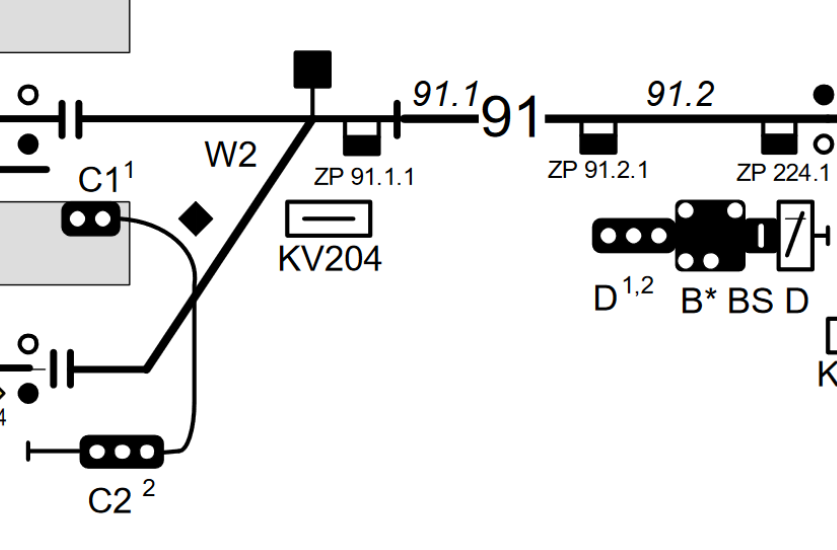
#> input picture code/recognition/example-network-topology-2.png, 837 x 550 px
$ python network-topology-recognition.py
#> lines starting #> are read from the running program, lines starting #| are printed output that depends on the picture; after the words box and inside, x2 and y2 are one past the last pixel; in counts of white or black regions, pixels touching at a corner belong together
import cv2
import numpy

class GraphEntity():
  def __init__(self, type, uuid, x, y, width, height, element, name, parents):
    self.type = type
    self.uuid = uuid
    self.x = x
    self.y = y
    self.width = width
    self.height = height
    self.element = element
    self.name = name
    self.parents = parents

  def to_json_str():
    json_str = ''
    json_str += '{'
    json_str += '"type": ' + type + ','
    json_str += '"uuid": ' + uuid + ','
    json_str += '"origin_x": ' + x + ','
    json_str += '"origin_y": ' + y + ','
    json_str += '"width": ' + width + ','
    json_str += '"height": ' + height + ','
    json_str += '"element": ' + element + ','
    json_str += '"name": ' + name + ','
    json_str += '"parents": ' + parents + ','
    json_str += '}'

# TODO(amartabakovic): Inteface with the rest of the system
def mock():
  img_path = 'example-network-topology-2.png'

  objects = [[ 48.6001,  97.3796,  96.5179, 143.4916],
        [ 45.8036, 339.0088,  90.1675, 399.4269],
        [ 10.9968, 427.6397, 191.3152, 467.7309],
        [754.6960, 110.9679, 803.4858, 161.2734],
        [475.6418,  91.7320, 545.5679, 141.8133],
        [282.3315,  38.0931, 339.3317, 128.1587],
        [327.5374, 107.3355, 390.5792, 164.9739],
        [567.1105, 114.8102, 633.4964, 162.0698]]
  """
  result = objects
  res_handler = ClassificationResultHandler()
  classified_objs = res_handler.generate_classified_objects(result)
  """
  nr = NetworkRecognizer(img_path, objects)
  nr.determine_network_topology()

class ClassifiedObject():
  def __self__(self, bb_coords, cls_id, cls_name, confidence):
    self.bb_coords = bb_coords
    self.cls_id = cls_id
    self.cls_name = cls_name
    self.confidence = confidence

class ClassificationResultHandler():
  def __self__(self):
    pass

  # TODO(amartabakovic)
  def generate_classified_objects(self, classification_results):
    for result in results:
      count = len(classification_result.boxes.cls)
      for i in range(0, count):
        pass

class NetworkRecognizer():
  def __init__(self, img_path, objects):
#> called with img_path = 'example-network-topology-2.png'
    self._img_path = img_path
    self._img = cv2.imread(cv2.samples.findFile(self._img_path))
#> self._img is the input picture: shape (550, 837, 3); mean B, G, R 231.6, 231.6, 231.6
    self._debug_img = self._img.copy()
    self._objects = objects

  def determine_network_topology(self):
    lines = self._get_lines()
    horizontal_lines = self._filter_horizontal_lines(lines)
    boundaries, common_points = self._determine_main_network_lines(horizontal_lines)

    self._draw_lines(horizontal_lines)

    start_x, start_y = self._find_start(boundaries, common_points['most_common_y'])
    self._traverse_network(start_x, start_y)

    self._render()

  def _traverse_network(self, start_x, start_y):
    curr_x, curr_y = start_x, start_y
    nodes, edges = [], []
    latest_node_id = -1
    height, width, _ = self._img.shape

    self._draw_object_bbs()

    while curr_x < width and curr_y < height:
      collided, node_id = self._check_collision(curr_x, curr_y)

      if collided:
        nodes.append(node_id)
        self._draw_node(curr_x, curr_y)

        if latest_node_id != -1:
          edges.append((latest_node_id, node_id))

        latest_node_id = node_id
        curr_x += self._objects[node_id][2] - self._objects[node_id][0]  # Move to end of current object
      else:
        curr_x += 1  # Increment x if no collision

    print("Nodes:", nodes)
    print("Edges:", edges)

  def _draw_node(self, x, y):
    cv2.circle(self._debug_img, (round(x), round(y)), 5, (0, 0, 255), 5)

  def _draw_object_bbs(self):
    for obj in self._objects:
      x1, y1, x2, y2 = map(round, obj)
      cv2.rectangle(self._debug_img, (x1, y1), (x2, y2), color=(255, 0, 0), thickness=2)

  def _draw_lines(self, lines):
    for line in lines:
      x1, y1, x2, y2 = line[0]
      cv2.line(self._debug_img, (x1, y1), (x2, y2), (0, 255, 0), 2)


  def _render(self, title="Render"):
    cv2.imshow(title, self._debug_img)
    cv2.waitKey(0)
    cv2.destroyAllWindows()

  def _check_collision(self, x, y):
    for i, (x1, y1, x2, y2) in enumerate(self._objects):
      if x1 <= x <= x2 and y1 <= y <= y2:
        return True, i
    return False, -1

  def _find_start(self, boundaries, most_common_y):
    _, width, _ = self._img.shape

    for x in range(width):
      if self._img[most_common_y, x, 0] <= 70:  # Dark line found
        self._draw_node(x, most_common_y)
        self._render(title="Starting Point")
        return x, most_common_y
    return 0, most_common_y

  def _get_lines(self):
    gray = cv2.cvtColor(self._img, cv2.COLOR_BGR2GRAY)
    edges = cv2.Canny(gray, 50, 100, apertureSize=3)
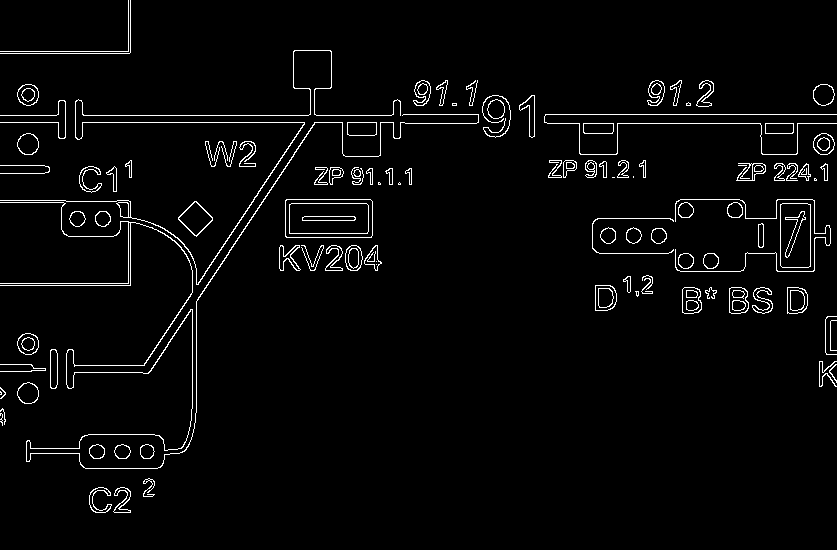
#> edges: shape (550, 837); 3% white in thin lines or dots
    lines = cv2.HoughLinesP(edges, 1, numpy.pi / 180, threshold=100, minLineLength=70, maxLineGap=10)
#> lines = 24 rows, first 6: [529, 114, 836, 114], [0, 115, 402, 115], [393, 123, 476, 123], [0, 122, 404, 122], [547, 123, 836, 123], [182, 306, 304, 124]
    return lines

  def _filter_horizontal_lines(self, lines, angle_threshold=5):
#> called with lines = array of shape (24, 1, 4), angle_threshold = 5
    horizontal_lines = [line for line in lines if abs(line[0][1] - line[0][3]) <= angle_threshold]
#> horizontal_lines = 16 items, first 6: [[529, 114, 836, 114]], [[0, 115, 402, 115]], [[393, 123, 476, 123]], [[0, 122, 404, 122]], [[547, 123, 836, 123]], [[286, 199, 370, 199]]
    return horizontal_lines

  def _determine_main_network_lines(self, lines):
    boundaries = {
      'min_x': float('inf'), 'max_x': float('-inf'),
      'min_y': float('inf'), 'max_y': float('-inf')
    }
    x_to_y_sum = {}
    y_to_x_sum = {}

    for line in lines:
      x1, y1, x2, y2 = line[0]

      boundaries['min_x'] = min(boundaries['min_x'], x1, x2)
      boundaries['min_y'] = min(boundaries['min_y'], y1, y2)
      boundaries['max_x'] = max(boundaries['max_x'], x1, x2)
      boundaries['max_y'] = max(boundaries['max_y'], y1, y2)

      x_to_y_sum[x1] = x_to_y_sum.get(x1, 0) + (y2 - y1)
      y_to_x_sum[y1] = y_to_x_sum.get(y1, 0) + (x2 - x1)
#> this loop made 16 passes
#> (x1, y1, x2, y2) on passes 1 to 12: (529, 114, 836, 114), (0, 115, 402, 115), (393, 123, 476, 123), (0, 122, 404, 122), (547, 123, 836, 123), (286, 199, 370, 199), (0, 285, 129, 285), (599, 253, 688, 253), (0, 53, 129, 53), (0, 51, 130, 51), (597, 218, 675, 218), (285, 233, 372, 233)
#> after the loop, boundaries = {'min_x': 0, 'max_x': 836, 'min_y': 51, 'max_y': 285}; x_to_y_sum = 9 items; y_to_x_sum = 15 items

    most_common_x = max(x_to_y_sum, key=x_to_y_sum.get, default=0)
#> most_common_x = 529
    most_common_y = max(y_to_x_sum, key=y_to_x_sum.get, default=0)
#> most_common_y = 122

    return boundaries, {'most_common_x': most_common_x, 'most_common_y': most_common_y}

mock()
#> in determine_network_topology, `boundaries, common_points = self._determine_main_network_lines(horizon..`: common_points = {'most_common_x': 529, 'most_common_y': 122}
#> the loop in _draw_lines, `for line in lines:` made 16 passes
#> after the loop in _draw_lines, `for line in lines:`:
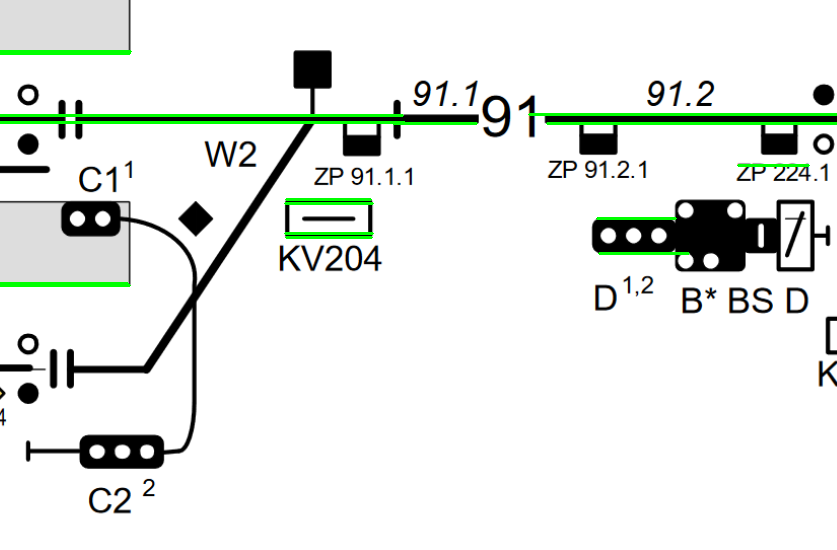
#> self._debug_img: shape (550, 837, 3); 1.64% of pixels changed, all inside (x1, y1, x2, y2) = (0, 50, 837, 287)
#> in determine_network_topology, `start_x, start_y = self._find_start(boundaries, common_points['most_co..`: start_x = 59; start_y = 122
#> in _traverse_network, `curr_x, curr_y = start_x, start_y`: curr_x = 59; curr_y = 122
#> after the loop in _draw_object_bbs, `for obj in self._objects:`:
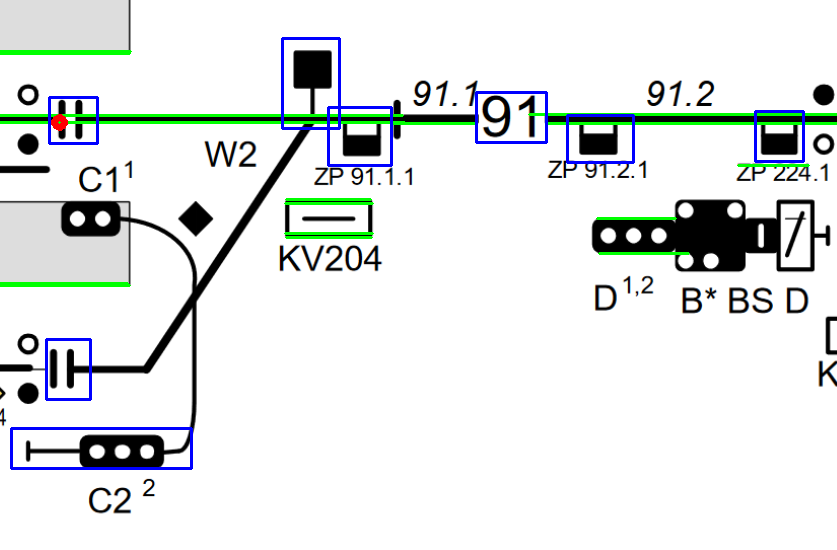
#> self._debug_img: shape (550, 837, 3); 1.36% of pixels changed, all inside (x1, y1, x2, y2) = (10, 37, 805, 470)
#> the loop in _traverse_network, `while curr_x < width and curr_y < height:` made 431 passes
#> (collided, node_id, latest_node_id, curr_x) on pass 1: (True, 0, 0, 106.9)
#> (collided, node_id, curr_x) on passes 2 to 7: (False, -1, 107.9), (False, -1, 108.9), (False, -1, 109.9), (False, -1, 110.9), (False, -1, 111.9), (False, -1, 112.9)
#> after the loop in _traverse_network, `while curr_x < width and curr_y < height:`: curr_x = 837.1; edges = [(0, 5), (5, 6), (6, 4), (4, 7), (7, 3)]; nodes = [0, 5, 6, 4, 7, 3]
#| Nodes: [0, 5, 6, 4, 7, 3]
#| Edges: [(0, 5), (5, 6), (6, 4), (4, 7), (7, 3)]
#> call 2 of _render, with title = 'Render'
#> in _render (call 2), `cv2.imshow(title, self._debug_img)`:
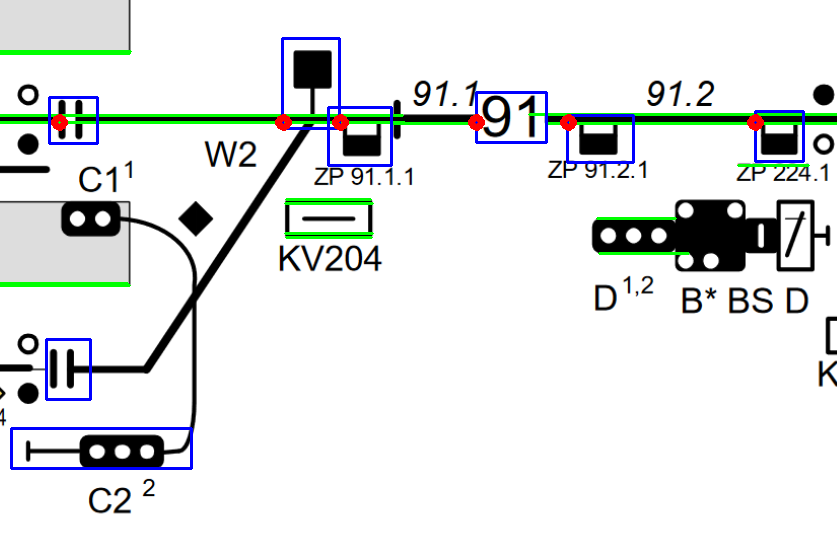
#> window 'Render': shape (550, 837, 3); mean B, G, R 229.6, 230.2, 227

$ run again, with code/recognition/example-network-topology-3.png copied over code/recognition/example-network-topology-2.png
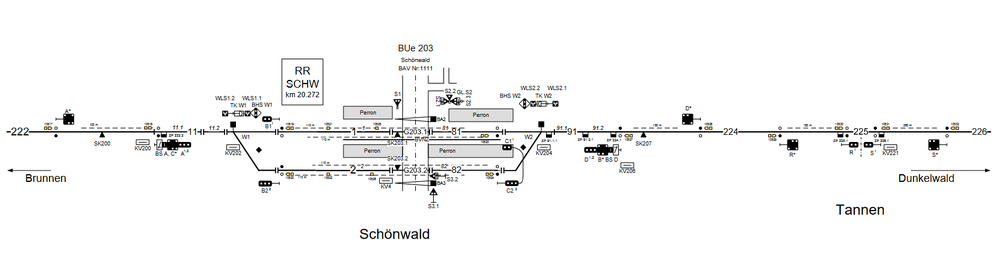
#> input picture code/recognition/example-network-topology-3.png, 1000 x 269 px, shrunk from 1674 x 451 before the run
#> in __init__, self._img is the input picture: shape (269, 1000, 3); mean B, G, R 246.7, 246.7, 246.7
#> in _get_lines, `edges = cv2.Canny(gray, 50, 100, apertureSize=3)`:
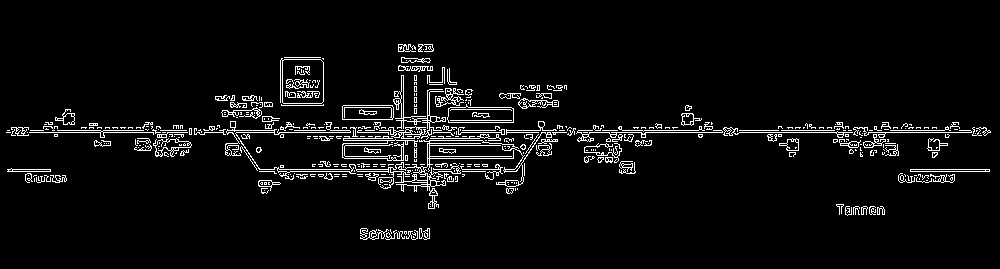
#> edges: shape (269, 1000); 4.8% white in thin lines or dots, all inside (x1, y1, x2, y2) = (6, 44, 991, 240)
#> in _get_lines, `lines = cv2.HoughLinesP(edges, 1, numpy.pi / 180, threshold=100, minLi..`: lines = 28 rows, first 6: [6, 132, 990, 132], [7, 130, 989, 130], [81, 127, 160, 127], [259, 171, 524, 171], [910, 169, 989, 169], [299, 128, 463, 128]
#> in _filter_horizontal_lines, `horizontal_lines = [line for line in lines if abs(line[0][1] - line[0]..`: horizontal_lines = 28 items, first 6: [[6, 132, 990, 132]], [[7, 130, 989, 130]], [[81, 127, 160, 127]], [[259, 171, 524, 171]], [[910, 169, 989, 169]], [[299, 128, 463, 128]]
#> the loop in _determine_main_network_lines, `for line in lines:` made 28 passes
#> after the loop in _determine_main_network_lines, `for line in lines:`: boundaries = {'min_x': 6, 'max_x': 990, 'min_y': 96, 'max_y': 180}; x_to_y_sum = 23 items
#> most_common_x = 820
#> most_common_y = 132
#> in determine_network_topology, `boundaries, common_points = self._determine_main_network_lines(horizon..`: common_points = {'most_common_x': 820, 'most_common_y': 132}
#> the loop in _draw_lines, `for line in lines:` made 28 passes
#> start_x = 13; start_y = 132
#> in _traverse_network, `curr_x, curr_y = start_x, start_y`: curr_x = 13; curr_y = 132
#> the loop in _traverse_network, `while curr_x < width and curr_y < height:` made 696 passes
#> (collided, node_id, latest_node_id, curr_x) on pass 37: (True, 0, 0, 96.92)
#> after the loop in _traverse_network, `while curr_x < width and curr_y < height:`: curr_x = 1000.1; edges = [(0, 6), (6, 4), (4, 7), (7, 3)]; nodes = [0, 6, 4, 7, 3]
#| Nodes: [0, 6, 4, 7, 3]
#| Edges: [(0, 6), (6, 4), (4, 7), (7, 3)]
#> in _render (call 2), `cv2.imshow(title, self._debug_img)`:
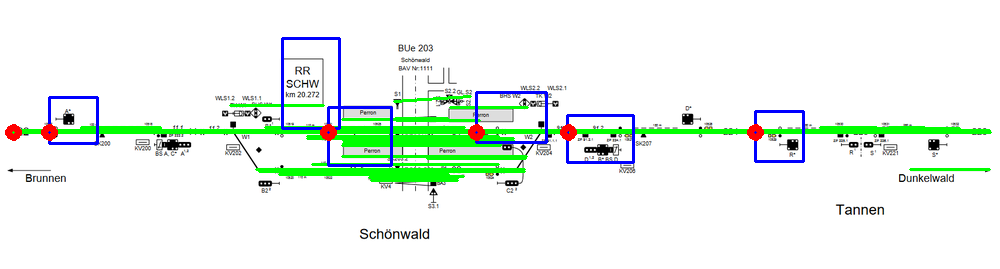
#> window 'Render': shape (269, 1000, 3); mean B, G, R 237.2, 245.3, 234.8
